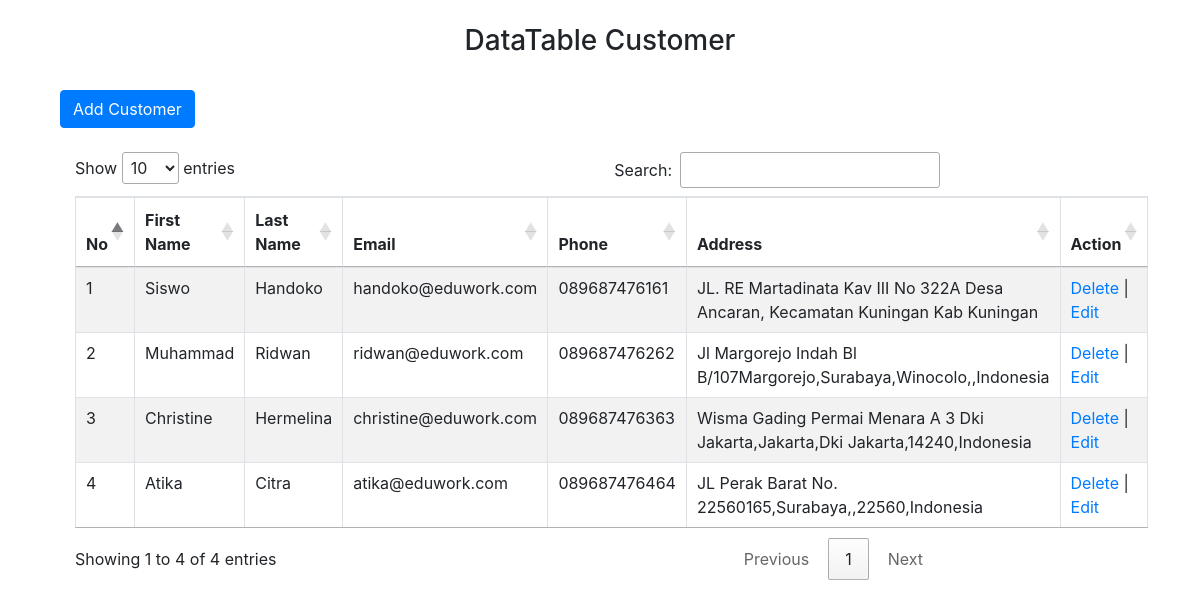
The page / on the database its author committed.
### tables this page shows
CREATE TABLE `customer` (
  `id` int(11) NOT NULL,
  `first_name` varchar(50) NOT NULL,
  `last_name` varchar(50) NOT NULL,
  `email` varchar(100) NOT NULL,
  `phone` varchar(20) DEFAULT NULL,
  `address` varchar(200) DEFAULT NULL,
  `created_at` timestamp NOT NULL DEFAULT current_timestamp()
);

### index.php (the view, shortened to what this page needs)
<!DOCTYPE html>
<html lang="en">
<head>
    <link rel="stylesheet" href="https://cdn.datatables.net/1.13.4/css/jquery.dataTables.css" />
    <link rel="stylesheet" href="https://cdnjs.cloudflare.com/ajax/libs/twitter-bootstrap/4.5.2/css/bootstrap.css" />
    <link rel="stylesheet" href="https://cdn.datatables.net/1.13.4/css/dataTables.bootstrap4.min.css" />
</head>
<body>
<div class="container"><br>
        <h3 class="page-header text-center">DataTable Customer</h3>
        <div class="col-lg-10 col-md-10 col-sm-9 col-xs-12">
            <div class="panel-heading">
                <div class="row">
                    <div class="col-md-10"><br>
                        <a href="tambah.php" data-toggle="modal" class="btn btn-primary"><span class="glyphicon glyphicon-plus"></span> Add Customer</a>
                    </div>
                    <div class="col-md-2 pull-left">
                    </div>
                </div>
            </div><br>
<div class="container">
    <table id="example" class="table table-striped table-bordered" style="width:100%">
        <thead>
            <tr>
                <th>No</th>
                <th>First Name</th>
                <th>Last Name</th>
                <th>Email</th>
                <th>Phone</th>
                <th>Address</th>
                <th>Action</th>
            </tr>
        </thead>
        <tbody>
            <?php
            include "koneksi.php";
            $query = mysqli_query($conn ,"SELECT * FROM customer");
            ?>
            <?php if(mysqli_num_rows($query)>0){
            $no =1;
            while($data=mysqli_fetch_array($query)){
            ?>
                <tr>
                    <td><?php echo $no ?></td>
                    <td><?php echo $data["first_name"]; ?></td>
                    <td><?php echo $data["last_name"]; ?></td>
                    <td><?php echo $data["email"]; ?></td>
                    <td><?php echo $data["phone"]; ?></td>
                    <td><?php echo $data["address"]; ?></td>
                    <td>
                        <a href="proses_hapus.php?id=<?php echo $data["id"]; ?>"> Delete </a> |
                        <a href="ubah.php?id=<?php echo $data["id"]; ?>"> Edit </a>
                    </td>
                </tr>
            <?php
                $no++;
            }
        }
        ?>
        </tbody>
    </table>
    </div>
</body>
</html>

### rows shown on the page
customer: first_name "Siswo", last_name "Handoko", email "handoko@eduwork.com", phone "089687476161", address "JL. RE Martadinata Kav III No 322A Desa Ancaran, Kecamatan Kuningan Kab Kuningan"
customer: first_name "Muhammad", last_name "Ridwan", email "ridwan@eduwork.com", phone "089687476262", address "Jl Margorejo Indah Bl B/107Margorejo,Surabaya,Winocolo,,Indonesia"
customer: first_name "Christine", last_name "Hermelina", email "christine@eduwork.com", phone "089687476363", address "Wisma Gading Permai Menara A 3 Dki Jakarta,Jakarta,Dki Jakarta,14240,Indonesia"
customer: first_name "Atika", last_name "Citra", email "atika@eduwork.com", phone "089687476464", address "JL Perak Barat No. 22560165,Surabaya,,22560,Indonesia"
